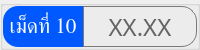
                     <widget class="QGroupBox" name="thickness_val_group_10">
                      <property name="minimumSize">
                       <size>
                        <width>0</width>
                        <height>50</height>
                       </size>
                      </property>
                      <property name="maximumSize">
                       <size>
                        <width>16777215</width>
                        <height>50</height>
                       </size>
                      </property>
                      <property name="styleSheet">
                       <string notr="true">color: rgb(255, 255, 255);</string>
                      </property>
                      <layout class="QHBoxLayout" name="horizontalLayout_31">
                       <property name="spacing">
                        <number>0</number>
                       </property>
                       <property name="leftMargin">
                        <number>0</number>
                       </property>
                       <property name="topMargin">
                        <number>0</number>
                       </property>
                       <property name="rightMargin">
                        <number>0</number>
                       </property>
                       <property name="bottomMargin">
                        <number>0</number>
                       </property>
                       <item>
                        <widget class="QLabel" name="thickness_val_title_10">
                         <property name="minimumSize">
                          <size>
                           <width>80</width>
                           <height>0</height>
                          </size>
                         </property>
                         <property name="maximumSize">
                          <size>
                           <width>80</width>
                           <height>16777215</height>
                          </size>
                         </property>
                         <property name="font">
                          <font>
                           <family>Kanit</family>
                           <pointsize>16</pointsize>
                           <italic>false</italic>
                           <bold>false</bold>
                           <underline>false</underline>
                           <strikeout>false</strikeout>
                          </font>
                         </property>
                         <property name="styleSheet">
                          <string notr="true">background-color: #0059fe;
border-top-left-radius: 15px;
border-bottom-left-radius: 15px;</string>
                         </property>
                         <property name="text">
                          <string>เม็ดที่ 10</string>
                         </property>
                         <property name="alignment">
                          <set>Qt::AlignCenter</set>
                         </property>
                        </widget>
                       </item>
                       <item>
                        <widget class="QFrame" name="thickness_val_frame_10">
                         <property name="minimumSize">
                          <size>
                           <width>0</width>
                           <height>0</height>
                          </size>
                         </property>
                         <property name="styleSheet">
                          <string notr="true">border: solid;
border-width: 1px;
border-color: rgb(121, 121, 121);
border-top-right-radius: 15px;
border-bottom-right-radius: 15px;</string>
                         </property>
                         <property name="frameShape">
                          <enum>QFrame::StyledPanel</enum>
                         </property>
                         <property name="frameShadow">
                          <enum>QFrame::Raised</enum>
                         </property>
                         <layout class="QHBoxLayout" name="horizontalLayout_32">
                          <item>
                           <widget class="QPushButton" name="thickness_val_10">
                            <property name="font">
                             <font>
                              <family>Kanit</family>
                              <pointsize>18</pointsize>
                             </font>
                            </property>
                            <property name="styleSheet">
                             <string notr="true">border: none;
color: rgb(100, 100, 100);</string>
                            </property>
                            <property name="text">
                             <string>XX.XX</string>
                            </property>
                           </widget>
                          </item>
                         </layout>
                        </widget>
                       </item>
                      </layout>
                     </widget>
